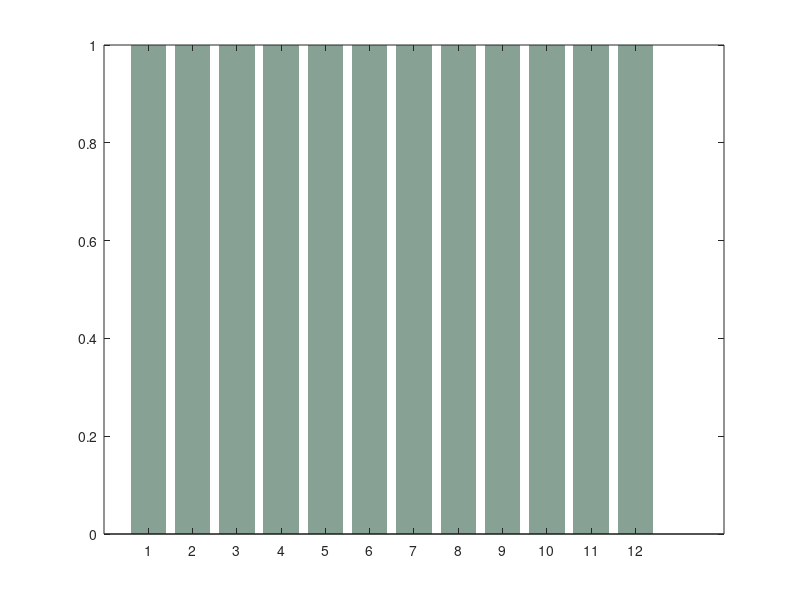

Reproduce this figure in MATLAB. (Note: this script raises an error after producing the figure.)
% figure_5
clc,clear;
% parameter setting
r1 = 1.3;   
K1 = 50;  
C0 = 25;  

% Define the time scale
tspan = 1:1:12;  

% Define the differential equation
logisticODE = @(t, C) r1 * C * (1 - C / K1);

% Solving differential equations using ode45
[t, C] = ode45(logisticODE, tspan, C0);

% Data normalization
data = [C];
data_normalized = data./ repmat(sum(data, 2), 1, size(data, 2));

% Plotting results
m = bar(t, data_normalized );
set(m,'EdgeColor','none','facecolor',[0.53, 0.63, 0.58],'FaceAlpha',.5);

xlabel('Time   /Week','FontName','Times New Roman','Linewidth', 2,'FontSize',12);
ylabel('Percentage   of   Crop','FontName','Times New Roman','Linewidth', 2,'FontSize',12);

% Modification of the vertical scale to percentage form
yticks(0:0.2:1);
yticklabels(strcat(num2str((0:0.2:1)*100), '%'));
set(gca,'YTickLabel',{'0%','20%','40%','60%','80%','100%',''});

% Adjust the y-axis range to leave a blank space at the top
ylim([0, 1.2]); 

legend('$Crop$','Interpreter',"latex",'Linewidth', 2,'location','north','orientation','horizontal','FontSize',12); 
legend('boxoff')
hold off;